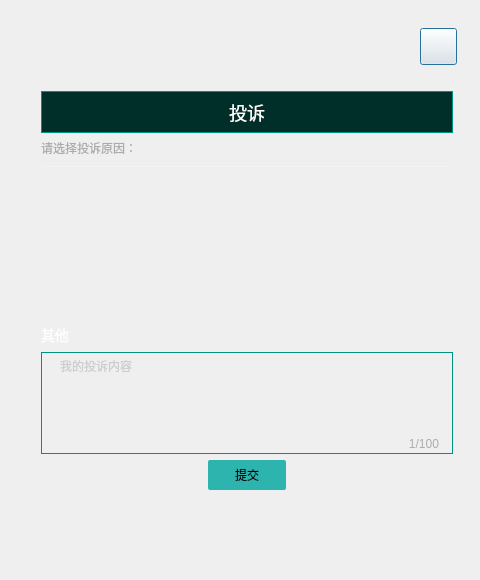
<?xml version="1.0" encoding="UTF-8"?>
<ui version="4.0">
 <class>complaintDialog</class>
 <widget class="QDialog" name="complaintDialog">
  <property name="geometry">
   <rect>
    <x>0</x>
    <y>0</y>
    <width>480</width>
    <height>580</height>
   </rect>
  </property>
  <property name="minimumSize">
   <size>
    <width>480</width>
    <height>580</height>
   </size>
  </property>
  <property name="maximumSize">
   <size>
    <width>480</width>
    <height>580</height>
   </size>
  </property>
  <property name="windowTitle">
   <string>complaintDialog</string>
  </property>
  <layout class="QGridLayout" name="gridLayout">
   <property name="leftMargin">
    <number>0</number>
   </property>
   <property name="topMargin">
    <number>0</number>
   </property>
   <property name="rightMargin">
    <number>0</number>
   </property>
   <property name="bottomMargin">
    <number>0</number>
   </property>
   <property name="spacing">
    <number>0</number>
   </property>
   <item row="0" column="0">
    <widget class="QWidget" name="widget" native="true">
     <property name="styleSheet">
      <string notr="true">#widget{
border-image: url(:/masterDesktop/Resources/complaints_bg.png);
}
#btn_close{
border-image: url(:/masterDesktop/Resources/close.png);
}
#btn_close:pressed{
margin:1px;
}
#wgt_title{
background:#002E29;
border:1px solid #00947E;
}
#lbl_title{
font-family:&quot;微软雅黑&quot;;
font-size:18px;
color:#FFFFFF;
}
#btn_commit{
background:#2EB4AF;
border:none;
border-radius:2px;
}
#btn_commit:pressed{
margin:1px;
}</string>
     </property>
     <widget class="QPushButton" name="btn_close">
      <property name="geometry">
       <rect>
        <x>420</x>
        <y>28</y>
        <width>37</width>
        <height>37</height>
       </rect>
      </property>
      <property name="minimumSize">
       <size>
        <width>37</width>
        <height>37</height>
       </size>
      </property>
      <property name="maximumSize">
       <size>
        <width>37</width>
        <height>37</height>
       </size>
      </property>
      <property name="text">
       <string/>
      </property>
     </widget>
     <widget class="QWidget" name="">
      <property name="geometry">
       <rect>
        <x>30</x>
        <y>80</y>
        <width>430</width>
        <height>421</height>
       </rect>
      </property>
      <layout class="QVBoxLayout" name="verticalLayout_4">
       <item>
        <widget class="QWidget" name="wgt_title" native="true">
         <property name="minimumSize">
          <size>
           <width>412</width>
           <height>42</height>
          </size>
         </property>
         <property name="maximumSize">
          <size>
           <width>412</width>
           <height>42</height>
          </size>
         </property>
         <layout class="QHBoxLayout" name="horizontalLayout">
          <property name="spacing">
           <number>0</number>
          </property>
          <property name="leftMargin">
           <number>0</number>
          </property>
          <property name="topMargin">
           <number>0</number>
          </property>
          <property name="rightMargin">
           <number>0</number>
          </property>
          <property name="bottomMargin">
           <number>0</number>
          </property>
          <item>
           <widget class="QLabel" name="lbl_title">
            <property name="text">
             <string>投诉</string>
            </property>
            <property name="alignment">
             <set>Qt::AlignCenter</set>
            </property>
           </widget>
          </item>
         </layout>
        </widget>
       </item>
       <item>
        <widget class="QWidget" name="widget_2" native="true">
         <property name="minimumSize">
          <size>
           <width>0</width>
           <height>184</height>
          </size>
         </property>
         <property name="maximumSize">
          <size>
           <width>16777215</width>
           <height>184</height>
          </size>
         </property>
         <layout class="QVBoxLayout" name="verticalLayout_3">
          <property name="spacing">
           <number>9</number>
          </property>
          <property name="leftMargin">
           <number>0</number>
          </property>
          <property name="topMargin">
           <number>0</number>
          </property>
          <property name="rightMargin">
           <number>0</number>
          </property>
          <property name="bottomMargin">
           <number>0</number>
          </property>
          <item>
           <widget class="QLabel" name="label">
            <property name="styleSheet">
             <string notr="true">font-family:&quot;微软雅黑&quot;;
font-size:12px;
color:#ACACAC;</string>
            </property>
            <property name="text">
             <string>请选择投诉原因：</string>
            </property>
           </widget>
          </item>
          <item>
           <widget class="Line" name="line">
            <property name="minimumSize">
             <size>
              <width>410</width>
              <height>1</height>
             </size>
            </property>
            <property name="maximumSize">
             <size>
              <width>410</width>
              <height>1</height>
             </size>
            </property>
            <property name="styleSheet">
             <string notr="true">background:rgba(255,255,255,0.12)
</string>
            </property>
            <property name="orientation">
             <enum>Qt::Horizontal</enum>
            </property>
           </widget>
          </item>
          <item>
           <spacer name="verticalSpacer">
            <property name="orientation">
             <enum>Qt::Vertical</enum>
            </property>
            <property name="sizeHint" stdset="0">
             <size>
              <width>20</width>
              <height>145</height>
             </size>
            </property>
           </spacer>
          </item>
         </layout>
        </widget>
       </item>
       <item>
        <widget class="QWidget" name="widget_3" native="true">
         <property name="minimumSize">
          <size>
           <width>412</width>
           <height>0</height>
          </size>
         </property>
         <property name="maximumSize">
          <size>
           <width>412</width>
           <height>16777215</height>
          </size>
         </property>
         <layout class="QVBoxLayout" name="verticalLayout_2">
          <property name="spacing">
           <number>6</number>
          </property>
          <property name="leftMargin">
           <number>0</number>
          </property>
          <property name="topMargin">
           <number>0</number>
          </property>
          <property name="rightMargin">
           <number>0</number>
          </property>
          <property name="bottomMargin">
           <number>0</number>
          </property>
          <item>
           <widget class="QLabel" name="label_2">
            <property name="styleSheet">
             <string notr="true">font-family:&quot;微软雅黑&quot;;
font-size:14px;
color:#FFFFFF;</string>
            </property>
            <property name="text">
             <string>其他</string>
            </property>
           </widget>
          </item>
          <item>
           <layout class="QVBoxLayout" name="verticalLayout">
            <property name="spacing">
             <number>0</number>
            </property>
            <item>
             <widget class="QTextEdit" name="textEdit">
              <property name="minimumSize">
               <size>
                <width>412</width>
                <height>82</height>
               </size>
              </property>
              <property name="maximumSize">
               <size>
                <width>412</width>
                <height>82</height>
               </size>
              </property>
              <property name="styleSheet">
               <string notr="true">background:transparent;
border:1px solid #00947E;
font-family:&quot;微软雅黑&quot;;
font-size:12px;
color:#ACACAC;
padding-left:14px;
border-bottom:none;</string>
              </property>
              <property name="placeholderText">
               <string>我的投诉内容</string>
              </property>
             </widget>
            </item>
            <item>
             <widget class="QLabel" name="lbl_total">
              <property name="minimumSize">
               <size>
                <width>412</width>
                <height>20</height>
               </size>
              </property>
              <property name="maximumSize">
               <size>
                <width>412</width>
                <height>20</height>
               </size>
              </property>
              <property name="styleSheet">
               <string notr="true">font-family:&quot;微软雅黑&quot;;
font-size:12px;
color:#ACACAC;
padding-right:10px;
paddint-bottom:2px;
border:1px solid #00947E;
border-top:none;</string>
              </property>
              <property name="text">
               <string>1/100</string>
              </property>
              <property name="alignment">
               <set>Qt::AlignRight|Qt::AlignTrailing|Qt::AlignVCenter</set>
              </property>
             </widget>
            </item>
           </layout>
          </item>
          <item>
           <layout class="QHBoxLayout" name="horizontalLayout_2">
            <item>
             <spacer name="horizontalSpacer">
              <property name="orientation">
               <enum>Qt::Horizontal</enum>
              </property>
              <property name="sizeHint" stdset="0">
               <size>
                <width>40</width>
                <height>20</height>
               </size>
              </property>
             </spacer>
            </item>
            <item>
             <widget class="QPushButton" name="btn_commit">
              <property name="minimumSize">
               <size>
                <width>78</width>
                <height>30</height>
               </size>
              </property>
              <property name="maximumSize">
               <size>
                <width>78</width>
                <height>30</height>
               </size>
              </property>
              <property name="text">
               <string>提交</string>
              </property>
             </widget>
            </item>
            <item>
             <spacer name="horizontalSpacer_2">
              <property name="orientation">
               <enum>Qt::Horizontal</enum>
              </property>
              <property name="sizeHint" stdset="0">
               <size>
                <width>40</width>
                <height>20</height>
               </size>
              </property>
             </spacer>
            </item>
           </layout>
          </item>
         </layout>
        </widget>
       </item>
      </layout>
     </widget>
    </widget>
   </item>
  </layout>
 </widget>
 <layoutdefault spacing="6" margin="11"/>
 <resources>
  <include location="masterDesktop.qrc"/>
 </resources>
 <connections/>
</ui>
